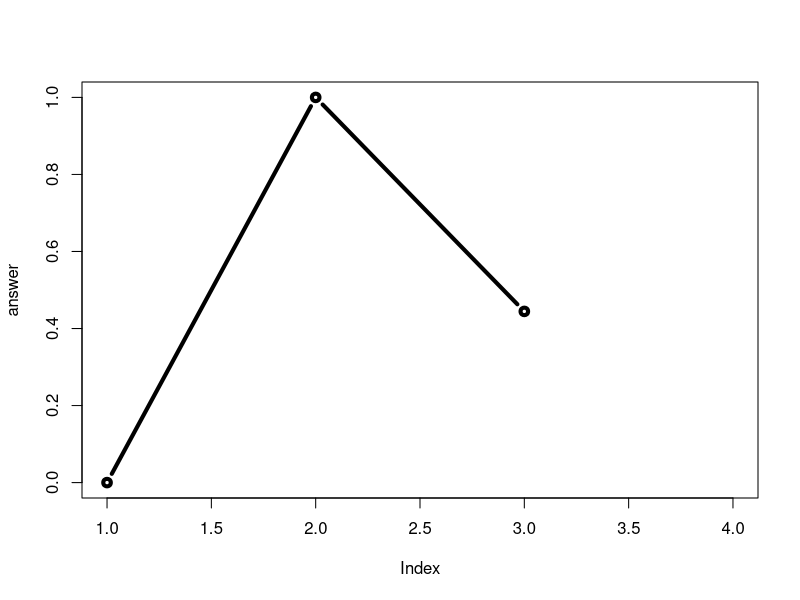

Reproduce this figure in R.
## ---- chunk 1
knitr::opts_chunk$set(echo = TRUE)
## ---- chunk 2
#old function
map.colors <- function (value,high.low,palette) {
  proportion <- ((value-high.low[1])/(high.low[2]-high.low[1]))
  index <- round ((length(palette)-1)*proportion)+1
  return (palette[index])
}
## ---- chunk 3
map.colors2<- function (x,
                        high.low = range(x),
                        palette = cm.colors(100) ){
  
# Determine precent values of the 'high.low' range
    percent <- ((x-high.low[1])/(high.low[2]-high.low[1]))
# Find corresponding index position in the color ‘palette'
# note catch for 0 precent values to 1   
  index <- round ((length(palette)-1)*percent)+1
  
  return (palette[index])
}
## ---- chunk 4
add <- function(x, y=1) {
 # Sum the input x and y
 x + y
}
## ---- chunk 5
#try to see wether this work
add(c(1:5), 6)
## ---- chunk 6
#this is my second function
rescale <- function(x) {
 rng <-range(x)
 (x - rng[1]) / (rng[2] - rng[1])
}
## ---- chunk 7
#test the second function
rescale(1:10)

#test again
rescale(c(1,10, 5, NA))
## ---- chunk 8
# this rescale the funtion
rescale2 <- function(x, na.rm=TRUE) {
 rng <-range(x,na.rm=TRUE)
 (x - rng[1]) / (rng[2] - rng[1])
}

rescale2(c(1,10, 5, NA))
## ---- chunk 9
#this is the fine function
rescale3 <- function(x, na.rm=TRUE, plot=FALSE) {
 if(na.rm) {
 rng <-range(x, na.rm=na.rm)
 } else {
 rng <-range(x)
 }
 print("Hello")
 answer <- (x - rng[1]) / (rng[2] - rng[1])
 print("is it me you are looking for?")
 if(plot) {
 plot(answer, typ="b", lwd=4)
 }
 print("I can see it in ...")
  return(answer)
}
## ---- chunk 10
#let's try the fine reaction
rescale3(c(1,10, 5, NA), plot=TRUE)
